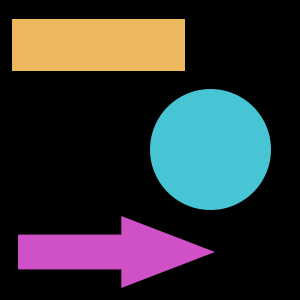
#> input picture exercices/more_shapes_example.png, 300 x 300 px
$ python canny.py --image ../more_shapes_example.png
#> lines starting #> are read from the running program, lines starting #| are printed output that depends on the picture; after the words box and inside, x2 and y2 are one past the last pixel; in counts of white or black regions, pixels touching at a corner belong together
# import the necessary packages
import argparse
import imutils
import cv2

# construct the argument parser and parse the arguments
ap = argparse.ArgumentParser()
ap.add_argument("-i", "--image", required=True, help="Path to the image")
args = vars(ap.parse_args())

# load the image, convert it to grayscale, and blur it slightly
image = cv2.imread(args["image"])
#> image is the input picture: shape (300, 300, 3); mean B, G, R 51.9, 49.8, 48.8
gray = cv2.cvtColor(image, cv2.COLOR_BGR2GRAY)
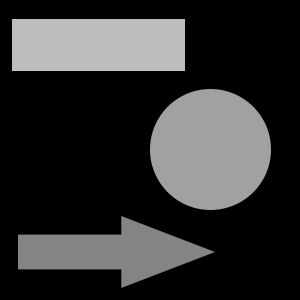
#> gray: shape (300, 300); min 0, max 189, mean 49.7
blurred = cv2.GaussianBlur(gray, (5, 5), 0)
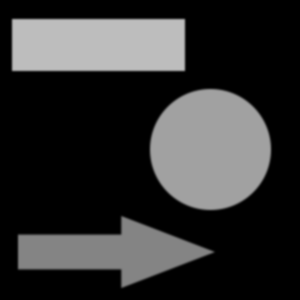
#> blurred: shape (300, 300); min 0, max 189, mean 49.7

# show the original and blurred images
cv2.imshow("Original", image)
cv2.imshow("Blurred", blurred)

# compute a "wide", "mid-range", and "tight" threshold for the edges
wide = cv2.Canny(blurred, 10, 200)
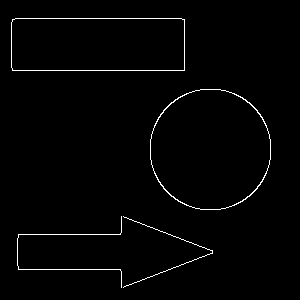
#> wide: shape (300, 300); 1.5% white in thin lines or dots, all inside (x1, y1, x2, y2) = (11, 18, 271, 288)
mid = cv2.Canny(blurred, 30, 150)
tight = cv2.Canny(blurred, 230, 250)
auto = imutils.auto_canny(blurred)

# show the edge maps
cv2.imshow("Wide Edge Map", wide)
cv2.imshow("Mid Edge Map", mid)
cv2.imshow("Tight Edge Map", tight)
cv2.imshow("Auto", auto)
cv2.waitKey(0)

# show the images
cv2.imshow("Original", image)
cv2.imshow("Wide", wide)
cv2.imshow("Tight", tight)
cv2.imshow("Auto", auto)
cv2.waitKey(0)

$ run again, on exercices/shapes_example.png
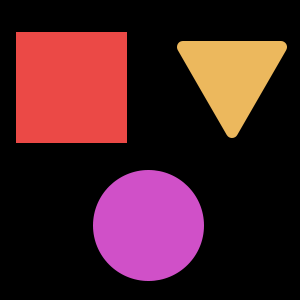
#> input picture exercices/shapes_example.png, 300 x 300 px
#> image is the input picture: shape (300, 300, 3); mean B, G, R 37.3, 31, 70.4
#> `blurred = cv2.GaussianBlur(gray, (5, 5), 0)`:
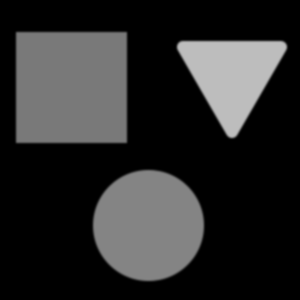
#> blurred: shape (300, 300); min 0, max 189, mean 43.5
#> `wide = cv2.Canny(blurred, 10, 200)`:
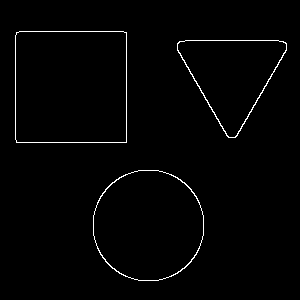
#> wide: shape (300, 300); 1.4% white in thin lines or dots, all inside (x1, y1, x2, y2) = (15, 31, 287, 281)
